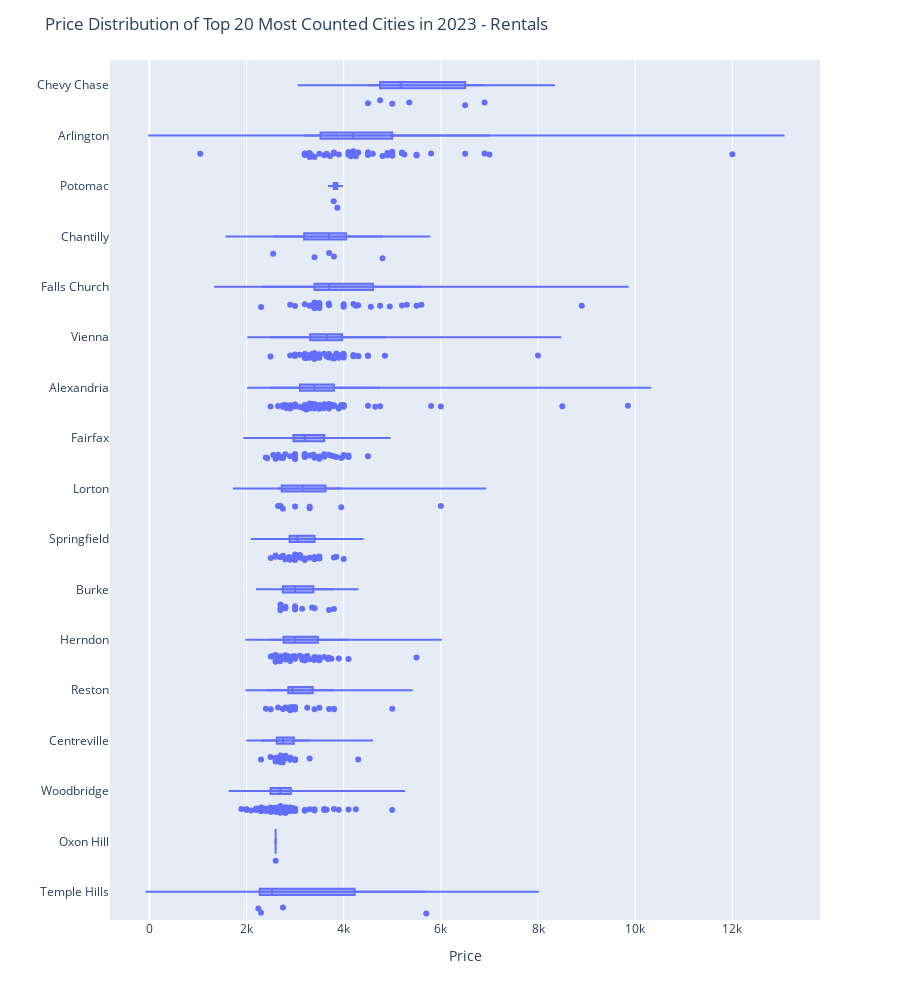

The code cell stored with this chart in its notebook:
### Code cell
# sort cities to show cities in descending order (Price)
sorted_cities = median_top20cities.sort_values(by='Price', ascending=False)
# create a dict to insert in the violin plotly
city_order_dict = {"City": sorted_cities["City"].tolist()}

# Specify the order of cities in the violin plot using category_orders
fig = px.violin(df_top_20_cities, 
                y='City', 
                x='Price', 
                box=True, 
                points='all', 
                orientation='h', 
                hover_data=median_top20cities.columns, 
                height=1000,
                category_orders=city_order_dict
                )
fig.update_layout(title= "Price Distribution of Top 20 Most Counted Cities in 2023 - Rentals",
                  yaxis_title = "",
                  xaxis_title = "Price"
                  )

# Show the plot
fig.show()

### Figure 1 — Plotly figure (JSON) as saved in the notebook; plotly's stock layout.template omitted (floating-point values rounded to 4 significant figures; data arrays with more than 128 entries replaced by an {"elided": "..."} marker saying what was removed)
{"data": [{"alignmentgroup": "True", "box": {"visible": true}, "hovertemplate": "Price=%{x}<br>City=%{y}<extra></extra>", "legendgroup": "", "marker": {"color": "#636efa"}, "name": "", "offsetgroup": "", "orientation": "h", "points": "all", "scalegroup": "True", "showlegend": false, "type": "violin", "x": {"elided": "474 int values"}, "x0": " ", "xaxis": "x", "y": {"elided": "474 str values"}, "y0": " ", "yaxis": "y"}], "layout": {"height": 1000, "legend": {"tracegroupgap": 0}, "margin": {"t": 60}, "title": {"text": "Price Distribution of Top 20 Most Counted Cities in 2023 - Rentals"}, "violinmode": "group", "xaxis": {"anchor": "y", "domain": [0, 1], "title": {"text": "Price"}}, "yaxis": {"anchor": "x", "categoryarray": ["Temple Hills", "Oxon Hill", "Woodbridge", "Centreville", "Reston", "Herndon", "Burke", "Springfield", "Lorton", "Fairfax", "Alexandria", "Vienna", "Falls Church", "Chantilly", "Potomac", "Arlington", "Chevy Chase"], "categoryorder": "array", "domain": [0, 1], "title": {"text": ""}}}}
